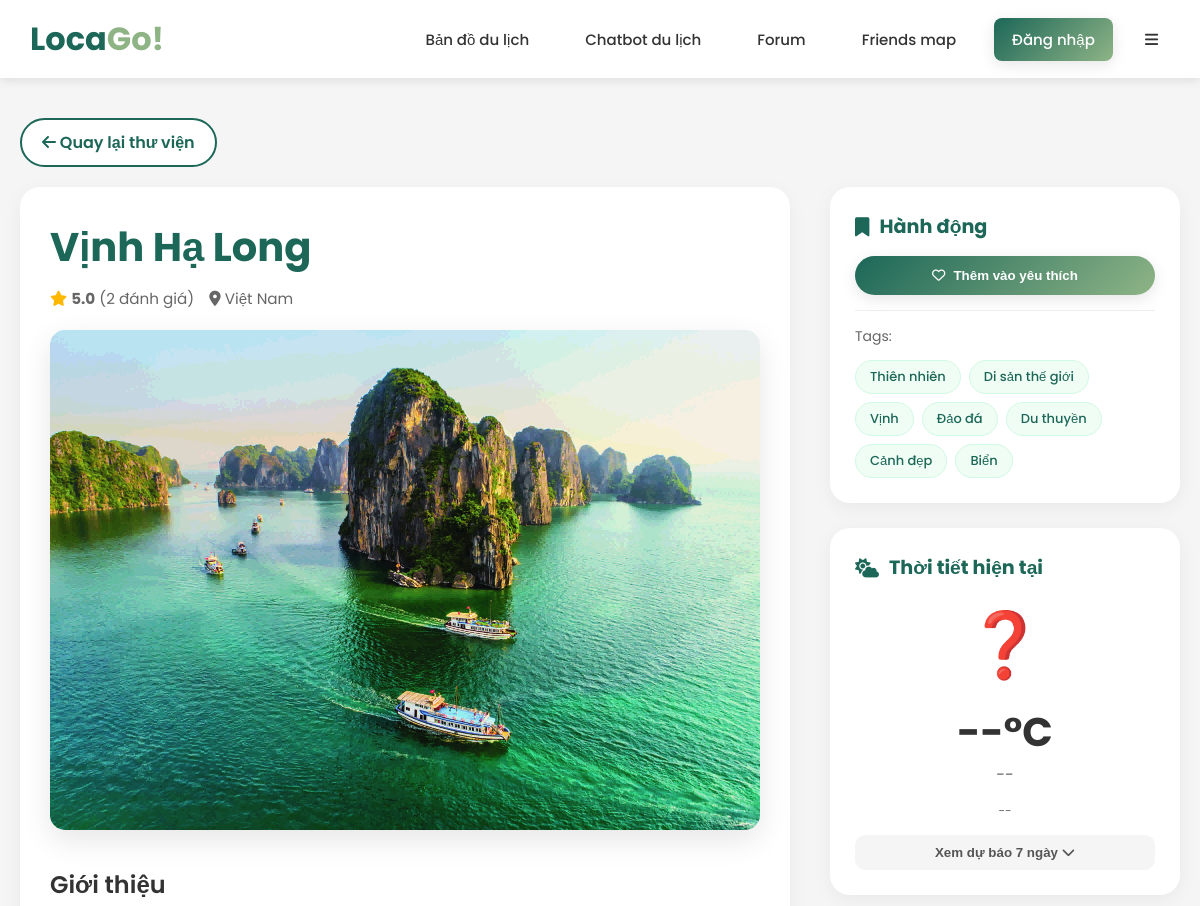
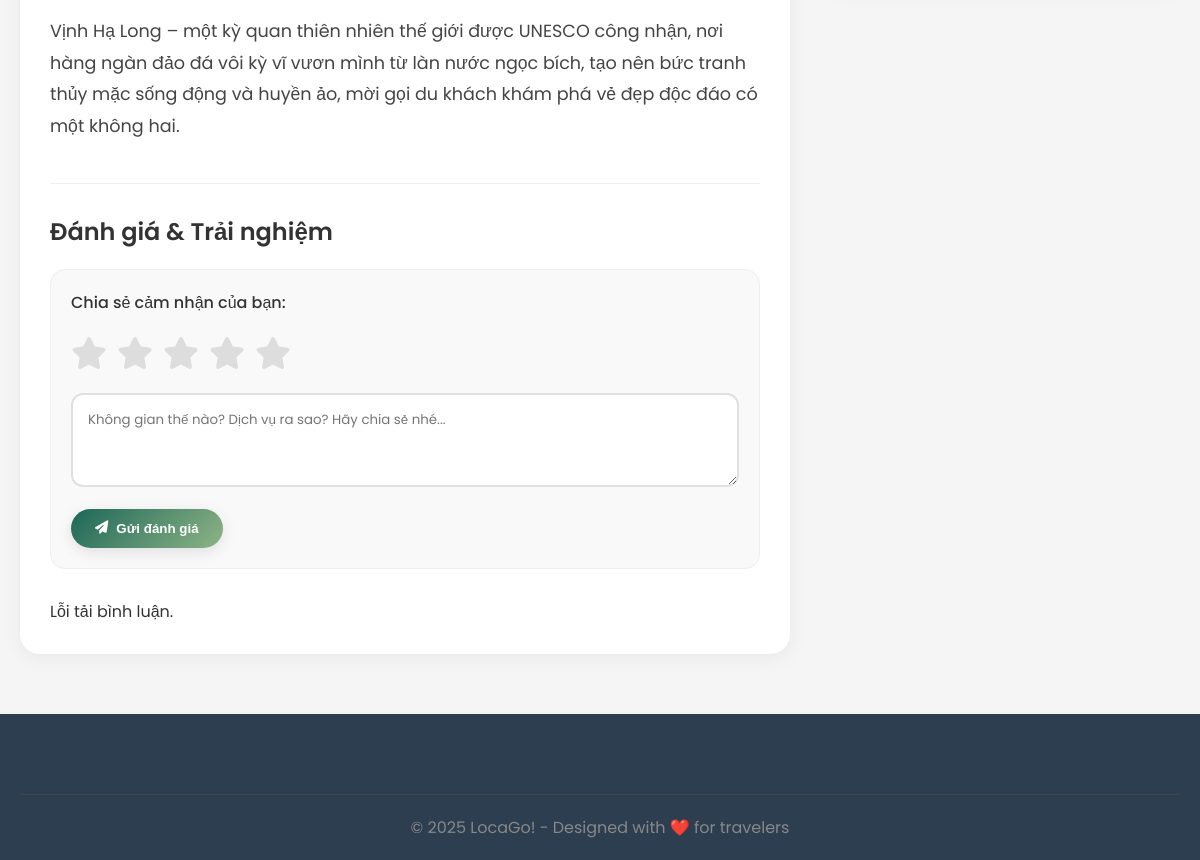
Page /image/1 on the committed database (2 pictures, top to bottom).
### models.py (models this page shows, shortened)
class Image(db.Model):
    __tablename__ = "images"
    id = db.Column(db.Integer, primary_key=True)
    name = db.Column(db.String, nullable=False)
    tags = db.Column(db.String)
    filename = db.Column(db.String)
    description = db.Column(db.Text)
    rating = db.Column(db.Float)
    rating_count = db.Column(db.Integer, default=1) # So luong nguoi danh gia
    address = db.Column(db.String)   # <── thêm dòng này
    latitude = db.Column(db.Float)
    longitude = db.Column(db.Float)

### app.py (the view)
@app.route("/image/<int:image_id>")
def image_detail(image_id):
    image = db.session.query(Image).filter_by(id=image_id).first()
    if not image:
        return "Ảnh không tồn tại!", 404
    return render_template("detail.html", image=image)

### templates/detail.html (shortened to what this page needs)
<!DOCTYPE html>
<html lang="vi">
<head>
  <link rel="stylesheet" href="https://cdnjs.cloudflare.com/ajax/libs/font-awesome/6.4.0/css/all.min.css">
</head>
<body>
  <header>
      <div class="header-container">
          <a href="/" class="logo">Loca<span>Go!</span></a>
          <div class="nav-links">
              <a href="/MapRouting">Bản đồ du lịch</a>
              <a href="/chat_ui">Chatbot du lịch</a>
              <a href="/forum">Forum</a>
              <a href="/friends_map">Friends map</a>
              <div class="nav-links">
                {% if current_user.is_authenticated %}
                    <span class="nav-user">
                        Xin chào, {{ current_user.username }}
                    </span>
                {%else %}
                    <a href="{{ url_for('login_bp.login') }}" class="btn-primary">Đăng nhập</a>
                {% endif %}
              <button class="hamburger-btn" onclick="toggleMenu()">
                  <i class="fas fa-bars"></i>
              </button>
          </div>
      </div>
  </header>
  <div class="container">
      <div style="margin-bottom: 20px;">
          <a href="/" class="btn-outline">
              <i class="fas fa-arrow-left"></i> Quay lại thư viện
          </a>
      </div>
      <div class="detail-layout">
          <div class="main-content">
              <h1 class="dest-title">{{ image.name }}</h1>
              <div class="dest-meta">
                  <span id="ratingDisplay">
                      <i class="fas fa-star" style="color: #FFB800;"></i>
                      <b>{{ "%.1f"|format(image.rating or 0) }}</b> ({{ image.rating_count or 0 }} đánh giá)
                  </span>
                  <span><i class="fas fa-map-marker-alt"></i> {{ image.city or 'Việt Nam' }}</span>
              </div>
              <img src="/static/images/{{ image.filename }}" alt="{{ image.name }}" class="dest-image"
                   onerror="this.src='https://via.placeholder.com/800x500?text=LocaGo'">
              <h3 class="section-header">Giới thiệu</h3>
              <div class="dest-desc">{{ image.description }}</div>
              <div class="feedback-section">
                  <h3 class="section-header">Đánh giá & Trải nghiệm</h3>
                  <div class="rating-box">
                      <p style="font-weight: 500;">Chia sẻ cảm nhận của bạn:</p>
                      <div class="rating-select" id="ratingSelect">
                          <span data-value="1"><i class="fas fa-star"></i></span>
                          <span data-value="2"><i class="fas fa-star"></i></span>
                          <span data-value="3"><i class="fas fa-star"></i></span>
                          <span data-value="4"><i class="fas fa-star"></i></span>
                          <span data-value="5"><i class="fas fa-star"></i></span>
                      </div>
                      <textarea id="comment" rows="3" placeholder="Không gian thế nào? Dịch vụ ra sao? Hãy chia sẻ nhé..."></textarea>
                      <button id="sendBtn" class="btn-primary">
                          <i class="fas fa-paper-plane"></i> Gửi đánh giá
                      </button>
                  </div>
                  <div id="feedbackList" class="review-list">
                  </div>
              </div>
          </div>
          <div class="sidebar">
              <div class="sidebar-card">
                  <h3><i class="fas fa-bookmark"></i> Hành động</h3>
                  <button id="addFavoriteBtn" class="btn-primary" style="width: 100%; justify-content: center;">
                      <i class="far fa-heart"></i> Thêm vào yêu thích
                  </button>
                  <hr style="margin: 15px 0; border: 0; border-top: 1px solid #eee;">
                  <div class="tag-cloud">
                      <span style="width: 100%; font-size: 14px; color: #666; margin-bottom: 5px;">Tags:</span>
                      {% if image.tags %}
                        {% for tag in image.tags.split(',') %}
                            <span class="tag-pill">{{ tag.strip() }}</span>
                        {% endfor %}
                      {% else %}
                        <span class="tag-pill">Du lịch</span>
                      {% endif %}
                  </div>
              </div>
              <div class="sidebar-card">
                  <h3><i class="fas fa-cloud-sun"></i> Thời tiết hiện tại</h3>
                  <div class="weather-info" id="weatherWidget">
                      <div id="w-icon" class="weather-main">❓</div>
                      <div id="w-temp" class="weather-temp">--°C</div>
                      <div id="w-wind" class="weather-detail">--</div>
                      <div id="w-time" class="weather-detail" style="font-size: 12px;">--</div>
                      <button class="forecast-btn" onclick="toggleForecast()">
                          Xem dự báo 7 ngày <i class="fas fa-chevron-down"></i>
                      </button>
                  </div>
              </div>
          </div>
      </div>
  </div>
  <footer>
      <div class="footer-bottom">
          <p>© 2025 LocaGo! - Designed with ❤️ for travelers</p>
      </div>
  </footer>
</body>
</html>

### templates/detail.html (style rules this page uses)
* { margin: 0; padding: 0; box-sizing: border-box; }
body { font-family: 'Poppins', sans-serif; background: #f5f5f5; min-height: 100vh; color: #333; }
header { background: white; box-shadow: 0 2px 10px rgba(0,0,0,0.1); padding: 15px 30px; position: sticky; top: 0; z-index: 1000; }
.header-container { max-width: 1400px; margin: 0 auto; display: flex; justify-content: space-between; align-items: center; }
.logo { font-size: 32px; font-weight: 700; color: #1C6758; text-decoration: none; }
.logo span { color: #8EB486; }
.nav-links { display: flex; gap: 20px; align-items: center; position: relative; }
.nav-links a, .nav-links button { text-decoration: none; color: #333; padding: 10px 18px; border-radius: 8px; transition: 0.3s; border: none; background: transparent; cursor: pointer; font-size: 15px; font-weight: 500; font-family: 'Poppins', sans-serif; }
.hamburger-btn { font-size: 24px; padding: 8px 12px !important; background: transparent; border: none; cursor: pointer; color: #333; }
.btn-primary { background: linear-gradient(135deg, #1C6758, #8EB486) !important; color: white !important; padding: 12px 24px; border: none; border-radius: 50px; font-weight: 600; cursor: pointer; transition: 0.3s; box-shadow: 0 4px 15px rgba(0,0,0,0.1); display: inline-flex; align-items: center; gap: 8px; text-decoration: none; }
.btn-outline { background: white; border: 2px solid #1C6758; color: #1C6758; padding: 10px 20px; border-radius: 50px; font-weight: 600; cursor: pointer; transition: 0.3s; text-decoration: none; display: inline-block; }
.container { max-width: 1200px; margin: 40px auto; padding: 0 20px; }
.detail-layout { display: grid; grid-template-columns: 1fr 350px; gap: 40px; }
.main-content { background: white; border-radius: 20px; padding: 30px; box-shadow: 0 5px 20px rgba(0,0,0,0.05); }
.dest-title { font-size: 2.5em; color: #1C6758; margin-bottom: 10px; }
.dest-meta { color: #666; margin-bottom: 20px; font-size: 0.95em; display: flex; gap: 15px; align-items: center; }
.dest-image { width: 100%; height: 500px; object-fit: cover; border-radius: 15px; margin-bottom: 30px; box-shadow: 0 10px 30px rgba(0,0,0,0.1); }
.dest-desc { font-size: 1.1em; line-height: 1.8; color: #444; white-space: pre-line; margin-bottom: 40px; }
.feedback-section { border-top: 1px solid #eee; padding-top: 30px; }
.section-header { font-size: 1.5em; color: #333; margin-bottom: 20px; font-weight: 600; }
.rating-box { background: #f9f9f9; padding: 20px; border-radius: 15px; margin-bottom: 30px; border: 1px solid #eee; }
.rating-select { display: flex; gap: 10px; margin: 15px 0; }
.rating-select span { font-size: 32px; cursor: pointer; color: #ddd; transition: 0.2s; }
textarea { width: 100%; padding: 15px; border: 2px solid #e0e0e0; border-radius: 12px; font-family: inherit; resize: vertical; margin-bottom: 15px; transition: 0.3s; }
.review-list { display: flex; flex-direction: column; gap: 20px; }
.sidebar { display: flex; flex-direction: column; gap: 25px; }
.sidebar-card { background: white; padding: 25px; border-radius: 20px; box-shadow: 0 5px 20px rgba(0,0,0,0.05); }
.sidebar-card h3 { color: #1C6758; margin-bottom: 15px; font-size: 1.2em; display: flex; align-items: center; gap: 10px; }
.tag-cloud { display: flex; flex-wrap: wrap; gap: 8px; }
.tag-pill { background: #f0fdf4; color: #1C6758; padding: 6px 14px; border-radius: 20px; font-size: 13px; font-weight: 500; border: 1px solid #d1fae5; }
.weather-info { text-align: center; }
.weather-main { font-size: 4em; margin: 10px 0; }
.weather-temp { font-size: 2.5em; font-weight: 700; color: #333; }
.weather-detail { color: #666; margin-bottom: 15px; }
.forecast-btn { width: 100%; padding: 10px; background: #f5f5f5; border: none; border-radius: 10px; color: #555; font-weight: 600; cursor: pointer; transition: 0.3s; }
footer { background: #2C3E50; color: white; padding: 50px 20px 20px; margin-top: 60px; }
.footer-bottom { text-align: center; padding-top: 20px; border-top: 1px solid #444; color: #888; margin-top: 30px; }

### rows in the picture
Image: name "Vịnh Hạ Long", rating "5.0", rating_count "2", filename (picture), description "Vịnh Hạ Long – một kỳ quan thiên nhiên thế giới được UNESCO công nhận, nơi hàng ngàn đảo đá vôi kỳ vĩ vươn mình từ làn nước ngọc bích, tạo nên bức tranh thủy mặc sống động và huyền ảo, mời gọi du khách khám phá vẻ đẹp độc đáo có một không hai."

### other values in the picture
{{ image.city or 'Việt Nam' }} "Việt Nam"
{{ tag.strip() }} "Thiên nhiên" "Di sản thế giới" "Vịnh" "Đảo đá" "Du thuyền" "Cảnh đẹp" "Biển"
